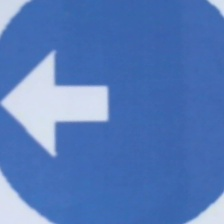
#> input picture Arrow Detection/left_85.jpg, 224 x 224 px
$ python cv_haar_testi.py
#> lines starting #> are read from the running program, lines starting #| are printed output that depends on the picture; after the words box and inside, x2 and y2 are one past the last pixel; in counts of white or black regions, pixels touching at a corner belong together
# -*- coding: utf-8 -*-
"""
Created on Thu Nov 14 10:04:22 2019

@author: Wolf
"""

import cv2

left_cascade = cv2.CascadeClassifier('arrows_trained/leftGUI_cascade.xml')

img = cv2.imread('left_85.jpg')
#> img is the input picture: shape (224, 224, 3); mean B, G, R 186.4, 122.6, 85.4
#img = cv2.flip(img,1)
gray = cv2.cvtColor(img, cv2.COLOR_BGR2GRAY)
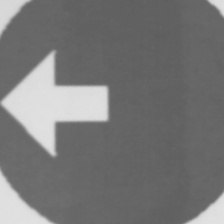
#> gray: shape (224, 224); min 93, max 225, mean 118.8

left1 = left_cascade.detectMultiScale(gray, 1.1, 3)
#> left1 = [[5, 54, 96, 96]]
print(type(left1))
#| <class 'numpy.ndarray'>
left = left_cascade.detectMultiScale3(gray, 1.1, 3,outputRejectLevels = True)
#> left = ([[5, 54, 96, 96]], [3], [0])
print(type(left))
#| <class 'tuple'>
print(left[2])
#| [0.]
for x,y,w,h in left1:
    cv2.rectangle(img, (x,y), (x+w, y+h),(100,100,0), 2)
#> this loop made 1 pass
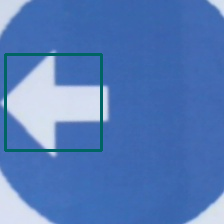
#> img: shape (224, 224, 3); 2.29% of pixels changed, all inside (x1, y1, x2, y2) = (4, 53, 103, 152)
#    cv2.putText(frame,str(left_conf[ctr][0]), (x,y),cv2.FONT_HERSHEY_COMPLEX,1,(100,100,0), 2)

# Multiscale3
for x,y,w,h in left[0]:
    cv2.rectangle(img, (x,y), (x+w, y+h),(100,100,100), 2)
    cv2.putText(img, str(left[2]*1000), (x,y), cv2.FONT_HERSHEY_COMPLEX,1, (100,100,100), 2)
# [5 lines of commented-out code are left out]
#> (the run stopped early here; a loop or call above may not have finished)

$ run again, with Arrow Detection/left_165.jpg copied over Arrow Detection/left_85.jpg
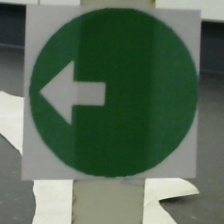
#> input picture Arrow Detection/left_165.jpg, 224 x 224 px
#> img is the input picture: shape (224, 224, 3); mean B, G, R 87.4, 106.4, 87.9
#> `gray = cv2.cvtColor(img, cv2.COLOR_BGR2GRAY)`:
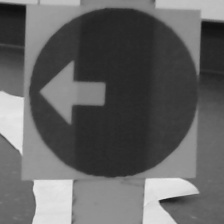
#> gray: shape (224, 224); min 16, max 238, mean 98.7
#> left1 = [[41, 61, 63, 63]]
#| <class 'numpy.ndarray'>
#> left = ([[41, 61, 63, 63]], [3], [0])
#| <class 'tuple'>
#| [0.]
#> the loop `for x,y,w,h in left1:` made 1 pass
#> after the loop `for x,y,w,h in left1:`:
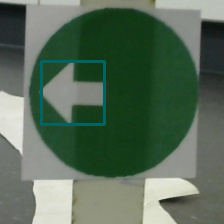
#> img: shape (224, 224, 3); 1.5% of pixels changed, all inside (x1, y1, x2, y2) = (40, 60, 106, 126)

$ run again, with Arrow Detection/left_37.jpg copied over Arrow Detection/left_85.jpg
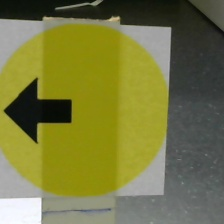
#> input picture Arrow Detection/left_37.jpg, 224 x 224 px
#> img is the input picture: shape (224, 224, 3); mean B, G, R 64.1, 120.1, 119.5
#> `gray = cv2.cvtColor(img, cv2.COLOR_BGR2GRAY)`:
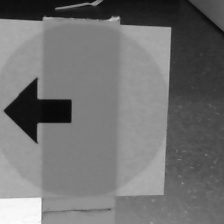
#> gray: shape (224, 224); min 8, max 253, mean 113.6
#> left1 = ()
#| <class 'tuple'>
#> left = ((), (), ())
#| <class 'tuple'>
